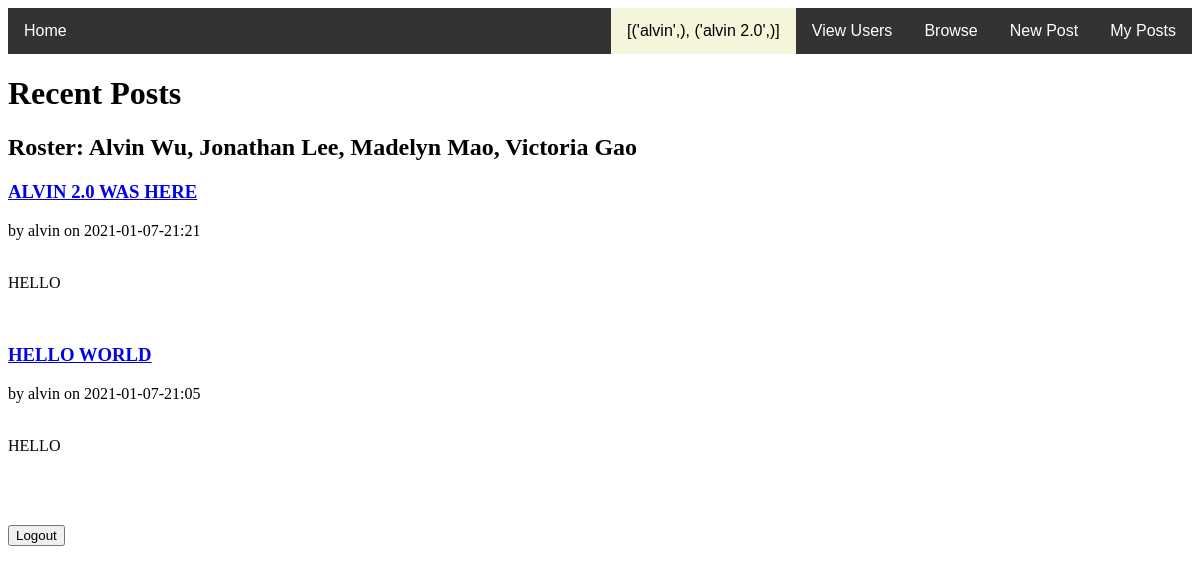
The app's page /all (signed in) with its own data.
### tables this page shows
CREATE TABLE posts(ID INTEGER NOT NULL PRIMARY KEY, UserID text NOT NULL, Title text NOT NULL, Text text, Date text);

CREATE TABLE users(ID INTEGER NOT NULL PRIMARY KEY, Username text NOT NULL, Password text, Bio text);

### __init__.py (the view)
@app.route("/all")
def viewall():
    c = db.cursor()
    c.execute('SELECT * FROM posts')
    posts1 = c.fetchall()
    c.execute('SELECT username FROM users')
    usernames = c.fetchall()
    c.close()
    if ('username' not in session):
        return render_template('viewallposts.html', posts=posts1, status = False, user = usernames)
    else:
        return render_template('viewallposts.html', posts=posts1, status = True, user = usernames)

### templates/viewallposts.html (shortened to what this page needs)
<!DOCTYPE html>
<html>
{% extends "base.html" %}
{% block body %}
  <head>
  </head>
  <body>
   <h1> Recent Posts</h1>
   <h2>
    Roster: Alvin Wu, Jonathan Lee, Madelyn Mao, Victoria Gao
    </h2>
    {% set v = 0 %}
    {% for p in posts|reverse %}
      <header>
        <div>
          <h3><a href="/post/{{p[0]}}">{{ p[2] }}</a></h3>
          <div class="authorinfo">by {{ user[v][0] }} on {{ p[4] }}</div>
        </div>
      </header>
      <br>
      <p class="body">{{ p[3] }}</p>
      <br>
    {% set v = v+1 %}
    {% endfor %}
<br></br>
    <form action = "/logout">
	<input type = "submit" value ="Logout">
    </form>
  </body>
{% endblock %}

### records on screen
posts: Title "ALVIN 2.0 WAS HERE", Date "2021-01-07-21:21", Text "HELLO"
users: Username "alvin"
posts: Title "HELLO WORLD", Date "2021-01-07-21:05", Text "HELLO"

### other values on screen
{{ user }} "[('alvin',), ('alvin 2.0',)]"
